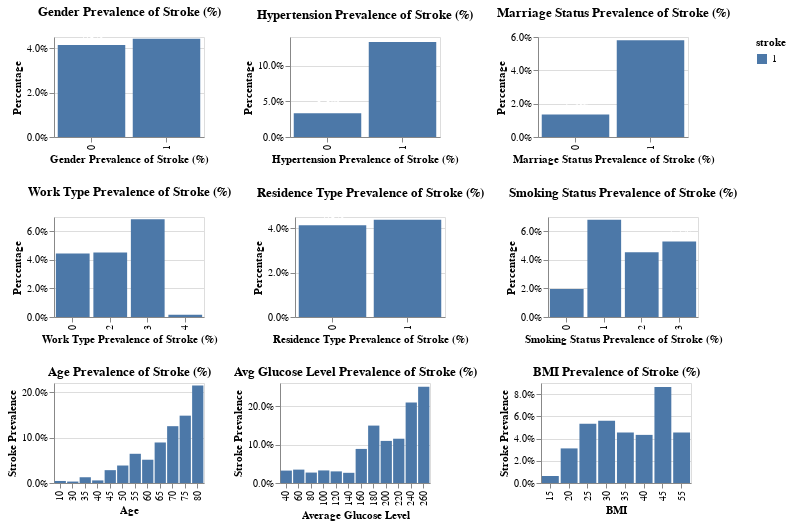

Notebook source saved alongside this figure:
### Code cell
height=100
width=150

# function to create a chart with percentage and text labels for a given category
def create_percentage_chart(df, category: str, title: str):
    base_chart = alt.Chart(df).transform_aggregate(
        total='count()',
        groupby=[category, 'stroke']
    ).transform_joinaggregate(
        total_category='sum(total)',
        groupby=[category]
    ).transform_filter(
        alt.datum.stroke == 1
    ).transform_calculate(
        percentage='datum.total / datum.total_category'
    )

    bars = base_chart.mark_bar().encode(
        x=alt.X(f'{category}:N', title=title),
        y=alt.Y('percentage:Q', axis=alt.Axis(format='.1%'), title='Percentage'),
        color='stroke:N',
        tooltip=[alt.Tooltip('percentage:Q', title='Stroke Prevalence', format='.1%')]
    )

    text = base_chart.mark_text(align='center', baseline='middle', dy=-10).encode(
        x=alt.X(f'{category}:N'),
        y=alt.Y('percentage:Q'),
        text=alt.Text('percentage:Q', format='.1%'),
        detail='stroke:N',
        color=alt.value('white')
    ).transform_filter(
        alt.datum.stroke == 1
    )

    return (bars + text).properties(width=width, height=height, title=title)


# create charts for each category
chart1 = create_percentage_chart(df, 'gender', 'Gender Prevalence of Stroke (%)')
chart2 = create_percentage_chart(df, 'hypertension', 'Hypertension Prevalence of Stroke (%)')
chart3 = create_percentage_chart(df, 'ever_married', 'Marriage Status Prevalence of Stroke (%)')
chart4 = create_percentage_chart(df, 'work_type', 'Work Type Prevalence of Stroke (%)')
chart5 = create_percentage_chart(df, 'Residence_type', 'Residence Type Prevalence of Stroke (%)')
chart6 = create_percentage_chart(df, 'smoking_status', 'Smoking Status Prevalence of Stroke (%)')

# bar chart for 'age'
chart7 = alt.Chart(df).transform_bin(
    'age_bin', field='age', bin=alt.Bin(maxbins=20)  
).transform_aggregate(
    total='count()',
    groupby=['age_bin', 'stroke']
).transform_joinaggregate(
    total_bin='sum(total)',
    groupby=['age_bin']
).transform_filter(
    alt.datum.stroke == 1  
).transform_calculate(
    percentage='datum.total / datum.total_bin'
).mark_bar().encode(
    x=alt.X('age_bin:O', title='Age'),
    y=alt.Y('percentage:Q', axis=alt.Axis(format='.1%'), title='Stroke Prevalence'),
    color='stroke:N',
    tooltip=[alt.Tooltip('percentage:Q', title='Stroke Prevalence', format='.1%')]
).properties(
    width=width, height=height,
    title='Age Prevalence of Stroke (%)'
)

# bar chart for 'avg_glucose_level'
chart8 = alt.Chart(df).transform_bin(
    'glucose_bin', field='avg_glucose_level', bin=alt.Bin(maxbins=20)  
).transform_aggregate(
    total='count()',
    groupby=['glucose_bin', 'stroke']
).transform_joinaggregate(
    total_bin='sum(total)',
    groupby=['glucose_bin']
).transform_filter(
    alt.datum.stroke == 1
).transform_calculate(
    percentage='datum.total / datum.total_bin'
).mark_bar().encode(
    x=alt.X('glucose_bin:O', title='Average Glucose Level'),
    y=alt.Y('percentage:Q', axis=alt.Axis(format='.1%'), title='Stroke Prevalence'),
    color='stroke:N',
    tooltip=[alt.Tooltip('percentage:Q', title='Stroke Prevalence', format='.1%')]
).properties(
    width=width, height=height,
    title='Avg Glucose Level Prevalence of Stroke (%)'
)

# bar chart for 'bmi'
chart9 = alt.Chart(df).transform_bin(
    'bmi_bin', field='bmi', bin=alt.Bin(maxbins=20) 
).transform_aggregate(
    total='count()',
    groupby=['bmi_bin', 'stroke']
).transform_joinaggregate(
    total_bin='sum(total)',
    groupby=['bmi_bin']
).transform_filter(
    alt.datum.stroke == 1  
).transform_calculate(
    percentage='datum.total / datum.total_bin'
).mark_bar().encode(
    x=alt.X('bmi_bin:O', title='BMI'),
    y=alt.Y('percentage:Q', axis=alt.Axis(format='.1%'), title='Stroke Prevalence'),
    color='stroke:N',
    tooltip=[alt.Tooltip('percentage:Q', title='Stroke Prevalence', format='.1%')]
).properties(
    width=width, height=height,
    title='BMI Prevalence of Stroke (%)'
)


# combine and display charts as needed
combined_chart = (chart1 | chart2 | chart3 ) & (chart4 | chart5 | chart6) & (chart7 | chart8 | chart9)

combined_chart.display()

### Figure 1 — Vega-Lite specification as saved in the notebook (floating-point values rounded to 4 significant figures; data arrays with more than 128 entries replaced by an {"elided": "..."} marker saying what was removed)
{"config": {"view": {"continuousWidth": 300, "continuousHeight": 300}}, "vconcat": [{"hconcat": [{"layer": [{"mark": {"type": "bar"}, "encoding": {"color": {"field": "stroke", "type": "nominal"}, "tooltip": [{"field": "percentage", "format": ".1%", "title": "Stroke Prevalence", "type": "quantitative"}], "x": {"field": "gender", "title": "Gender Prevalence of Stroke (%)", "type": "nominal"}, "y": {"axis": {"format": ".1%"}, "field": "percentage", "title": "Percentage", "type": "quantitative"}}, "transform": [{"aggregate": [{"op": "count", "as": "total"}], "groupby": ["gender", "stroke"]}, {"joinaggregate": [{"op": "sum", "field": "total", "as": "total_category"}], "groupby": ["gender"]}, {"filter": "(datum.stroke === 1)"}, {"calculate": "datum.total / datum.total_category", "as": "percentage"}]}, {"mark": {"type": "text", "align": "center", "baseline": "middle", "dy": -10}, "encoding": {"color": {"value": "white"}, "detail": {"field": "stroke", "type": "nominal"}, "text": {"field": "percentage", "format": ".1%", "type": "quantitative"}, "x": {"field": "gender", "type": "nominal"}, "y": {"field": "percentage", "type": "quantitative"}}, "transform": [{"aggregate": [{"op": "count", "as": "total"}], "groupby": ["gender", "stroke"]}, {"joinaggregate": [{"op": "sum", "field": "total", "as": "total_category"}], "groupby": ["gender"]}, {"filter": "(datum.stroke === 1)"}, {"calculate": "datum.total / datum.total_category", "as": "percentage"}, {"filter": "(datum.stroke === 1)"}]}], "height": 100, "title": "Gender Prevalence of Stroke (%)", "width": 150}, {"layer": [{"mark": {"type": "bar"}, "encoding": {"color": {"field": "stroke", "type": "nominal"}, "tooltip": [{"field": "percentage", "format": ".1%", "title": "Stroke Prevalence", "type": "quantitative"}], "x": {"field": "hypertension", "title": "Hypertension Prevalence of Stroke (%)", "type": "nominal"}, "y": {"axis": {"format": ".1%"}, "field": "percentage", "title": "Percentage", "type": "quantitative"}}, "transform": [{"aggregate": [{"op": "count", "as": "total"}], "groupby": ["hypertension", "stroke"]}, {"joinaggregate": [{"op": "sum", "field": "total", "as": "total_category"}], "groupby": ["hypertension"]}, {"filter": "(datum.stroke === 1)"}, {"calculate": "datum.total / datum.total_category", "as": "percentage"}]}, {"mark": {"type": "text", "align": "center", "baseline": "middle", "dy": -10}, "encoding": {"color": {"value": "white"}, "detail": {"field": "stroke", "type": "nominal"}, "text": {"field": "percentage", "format": ".1%", "type": "quantitative"}, "x": {"field": "hypertension", "type": "nominal"}, "y": {"field": "percentage", "type": "quantitative"}}, "transform": [{"aggregate": [{"op": "count", "as": "total"}], "groupby": ["hypertension", "stroke"]}, {"joinaggregate": [{"op": "sum", "field": "total", "as": "total_category"}], "groupby": ["hypertension"]}, {"filter": "(datum.stroke === 1)"}, {"calculate": "datum.total / datum.total_category", "as": "percentage"}, {"filter": "(datum.stroke === 1)"}]}], "height": 100, "title": "Hypertension Prevalence of Stroke (%)", "width": 150}, {"layer": [{"mark": {"type": "bar"}, "encoding": {"color": {"field": "stroke", "type": "nominal"}, "tooltip": [{"field": "percentage", "format": ".1%", "title": "Stroke Prevalence", "type": "quantitative"}], "x": {"field": "ever_married", "title": "Marriage Status Prevalence of Stroke (%)", "type": "nominal"}, "y": {"axis": {"format": ".1%"}, "field": "percentage", "title": "Percentage", "type": "quantitative"}}, "transform": [{"aggregate": [{"op": "count", "as": "total"}], "groupby": ["ever_married", "stroke"]}, {"joinaggregate": [{"op": "sum", "field": "total", "as": "total_category"}], "groupby": ["ever_married"]}, {"filter": "(datum.stroke === 1)"}, {"calculate": "datum.total / datum.total_category", "as": "percentage"}]}, {"mark": {"type": "text", "align": "center", "baseline": "middle", "dy": -10}, "encoding": {"color": {"value": "white"}, "detail": {"field": "stroke", "type": "nominal"}, "text": {"field": "percentage", "format": ".1%", "type": "quantitative"}, "x": {"field": "ever_married", "type": "nominal"}, "y": {"field": "percentage", "type": "quantitative"}}, "transform": [{"aggregate": [{"op": "count", "as": "total"}], "groupby": ["ever_married", "stroke"]}, {"joinaggregate": [{"op": "sum", "field": "total", "as": "total_category"}], "groupby": ["ever_married"]}, {"filter": "(datum.stroke === 1)"}, {"calculate": "datum.total / datum.total_category", "as": "percentage"}, {"filter": "(datum.stroke === 1)"}]}], "height": 100, "title": "Marriage Status Prevalence of Stroke (%)", "width": 150}]}, {"hconcat": [{"layer": [{"mark": {"type": "bar"}, "encoding": {"color": {"field": "stroke", "type": "nominal"}, "tooltip": [{"field": "percentage", "format": ".1%", "title": "Stroke Prevalence", "type": "quantitative"}], "x": {"field": "work_type", "title": "Work Type Prevalence of Stroke (%)", "type": "nominal"}, "y": {"axis": {"format": ".1%"}, "field": "percentage", "title": "Percentage", "type": "quantitative"}}, "transform": [{"aggregate": [{"op": "count", "as": "total"}], "groupby": ["work_type", "stroke"]}, {"joinaggregate": [{"op": "sum", "field": "total", "as": "total_category"}], "groupby": ["work_type"]}, {"filter": "(datum.stroke === 1)"}, {"calculate": "datum.total / datum.total_category", "as": "percentage"}]}, {"mark": {"type": "text", "align": "center", "baseline": "middle", "dy": -10}, "encoding": {"color": {"value": "white"}, "detail": {"field": "stroke", "type": "nominal"}, "text": {"field": "percentage", "format": ".1%", "type": "quantitative"}, "x": {"field": "work_type", "type": "nominal"}, "y": {"field": "percentage", "type": "quantitative"}}, "transform": [{"aggregate": [{"op": "count", "as": "total"}], "groupby": ["work_type", "stroke"]}, {"joinaggregate": [{"op": "sum", "field": "total", "as": "total_category"}], "groupby": ["work_type"]}, {"filter": "(datum.stroke === 1)"}, {"calculate": "datum.total / datum.total_category", "as": "percentage"}, {"filter": "(datum.stroke === 1)"}]}], "height": 100, "title": "Work Type Prevalence of Stroke (%)", "width": 150}, {"layer": [{"mark": {"type": "bar"}, "encoding": {"color": {"field": "stroke", "type": "nominal"}, "tooltip": [{"field": "percentage", "format": ".1%", "title": "Stroke Prevalence", "type": "quantitative"}], "x": {"field": "Residence_type", "title": "Residence Type Prevalence of Stroke (%)", "type": "nominal"}, "y": {"axis": {"format": ".1%"}, "field": "percentage", "title": "Percentage", "type": "quantitative"}}, "transform": [{"aggregate": [{"op": "count", "as": "total"}], "groupby": ["Residence_type", "stroke"]}, {"joinaggregate": [{"op": "sum", "field": "total", "as": "total_category"}], "groupby": ["Residence_type"]}, {"filter": "(datum.stroke === 1)"}, {"calculate": "datum.total / datum.total_category", "as": "percentage"}]}, {"mark": {"type": "text", "align": "center", "baseline": "middle", "dy": -10}, "encoding": {"color": {"value": "white"}, "detail": {"field": "stroke", "type": "nominal"}, "text": {"field": "percentage", "format": ".1%", "type": "quantitative"}, "x": {"field": "Residence_type", "type": "nominal"}, "y": {"field": "percentage", "type": "quantitative"}}, "transform": [{"aggregate": [{"op": "count", "as": "total"}], "groupby": ["Residence_type", "stroke"]}, {"joinaggregate": [{"op": "sum", "field": "total", "as": "total_category"}], "groupby": ["Residence_type"]}, {"filter": "(datum.stroke === 1)"}, {"calculate": "datum.total / datum.total_category", "as": "percentage"}, {"filter": "(datum.stroke === 1)"}]}], "height": 100, "title": "Residence Type Prevalence of Stroke (%)", "width": 150}, {"layer": [{"mark": {"type": "bar"}, "encoding": {"color": {"field": "stroke", "type": "nominal"}, "tooltip": [{"field": "percentage", "format": ".1%", "title": "Stroke Prevalence", "type": "quantitative"}], "x": {"field": "smoking_status", "title": "Smoking Status Prevalence of Stroke (%)", "type": "nominal"}, "y": {"axis": {"format": ".1%"}, "field": "percentage", "title": "Percentage", "type": "quantitative"}}, "transform": [{"aggregate": [{"op": "count", "as": "total"}], "groupby": ["smoking_status", "stroke"]}, {"joinaggregate": [{"op": "sum", "field": "total", "as": "total_category"}], "groupby": ["smoking_status"]}, {"filter": "(datum.stroke === 1)"}, {"calculate": "datum.total / datum.total_category", "as": "percentage"}]}, {"mark": {"type": "text", "align": "center", "baseline": "middle", "dy": -10}, "encoding": {"color": {"value": "white"}, "detail": {"field": "stroke", "type": "nominal"}, "text": {"field": "percentage", "format": ".1%", "type": "quantitative"}, "x": {"field": "smoking_status", "type": "nominal"}, "y": {"field": "percentage", "type": "quantitative"}}, "transform": [{"aggregate": [{"op": "count", "as": "total"}], "groupby": ["smoking_status", "stroke"]}, {"joinaggregate": [{"op": "sum", "field": "total", "as": "total_category"}], "groupby": ["smoking_status"]}, {"filter": "(datum.stroke === 1)"}, {"calculate": "datum.total / datum.total_category", "as": "percentage"}, {"filter": "(datum.stroke === 1)"}]}], "height": 100, "title": "Smoking Status Prevalence of Stroke (%)", "width": 150}]}, {"hconcat": [{"mark": {"type": "bar"}, "encoding": {"color": {"field": "stroke", "type": "nominal"}, "tooltip": [{"field": "percentage", "format": ".1%", "title": "Stroke Prevalence", "type": "quantitative"}], "x": {"field": "age_bin", "title": "Age", "type": "ordinal"}, "y": {"axis": {"format": ".1%"}, "field": "percentage", "title": "Stroke Prevalence", "type": "quantitative"}}, "height": 100, "title": "Age Prevalence of Stroke (%)", "transform": [{"bin": {"maxbins": 20}, "field": "age", "as": "age_bin"}, {"aggregate": [{"op": "count", "as": "total"}], "groupby": ["age_bin", "stroke"]}, {"joinaggregate": [{"op": "sum", "field": "total", "as": "total_bin"}], "groupby": ["age_bin"]}, {"filter": "(datum.stroke === 1)"}, {"calculate": "datum.total / datum.total_bin", "as": "percentage"}], "width": 150}, {"mark": {"type": "bar"}, "encoding": {"color": {"field": "stroke", "type": "nominal"}, "tooltip": [{"field": "percentage", "format": ".1%", "title": "Stroke Prevalence", "type": "quantitative"}], "x": {"field": "glucose_bin", "title": "Average Glucose Level", "type": "ordinal"}, "y": {"axis": {"format": ".1%"}, "field": "percentage", "title": "Stroke Prevalence", "type": "quantitative"}}, "height": 100, "title": "Avg Glucose Level Prevalence of Stroke (%)", "transform": [{"bin": {"maxbins": 20}, "field": "avg_glucose_level", "as": "glucose_bin"}, {"aggregate": [{"op": "count", "as": "total"}], "groupby": ["glucose_bin", "stroke"]}, {"joinaggregate": [{"op": "sum", "field": "total", "as": "total_bin"}], "groupby": ["glucose_bin"]}, {"filter": "(datum.stroke === 1)"}, {"calculate": "datum.total / datum.total_bin", "as": "percentage"}], "width": 150}, {"mark": {"type": "bar"}, "encoding": {"color": {"field": "stroke", "type": "nominal"}, "tooltip": [{"field": "percentage", "format": ".1%", "title": "Stroke Prevalence", "type": "quantitative"}], "x": {"field": "bmi_bin", "title": "BMI", "type": "ordinal"}, "y": {"axis": {"format": ".1%"}, "field": "percentage", "title": "Stroke Prevalence", "type": "quantitative"}}, "height": 100, "title": "BMI Prevalence of Stroke (%)", "transform": [{"bin": {"maxbins": 20}, "field": "bmi", "as": "bmi_bin"}, {"aggregate": [{"op": "count", "as": "total"}], "groupby": ["bmi_bin", "stroke"]}, {"joinaggregate": [{"op": "sum", "field": "total", "as": "total_bin"}], "groupby": ["bmi_bin"]}, {"filter": "(datum.stroke === 1)"}, {"calculate": "datum.total / datum.total_bin", "as": "percentage"}], "width": 150}]}], "data": {"name": "data-8bf971c82f9e9671fa507adf87db4ade"}, "$schema": "https://vega.github.io/schema/vega-lite/v5.16.3.json", "datasets": {"data-8bf971c82f9e9671fa507adf87db4ade": {"elided": "4909 records"}}}
